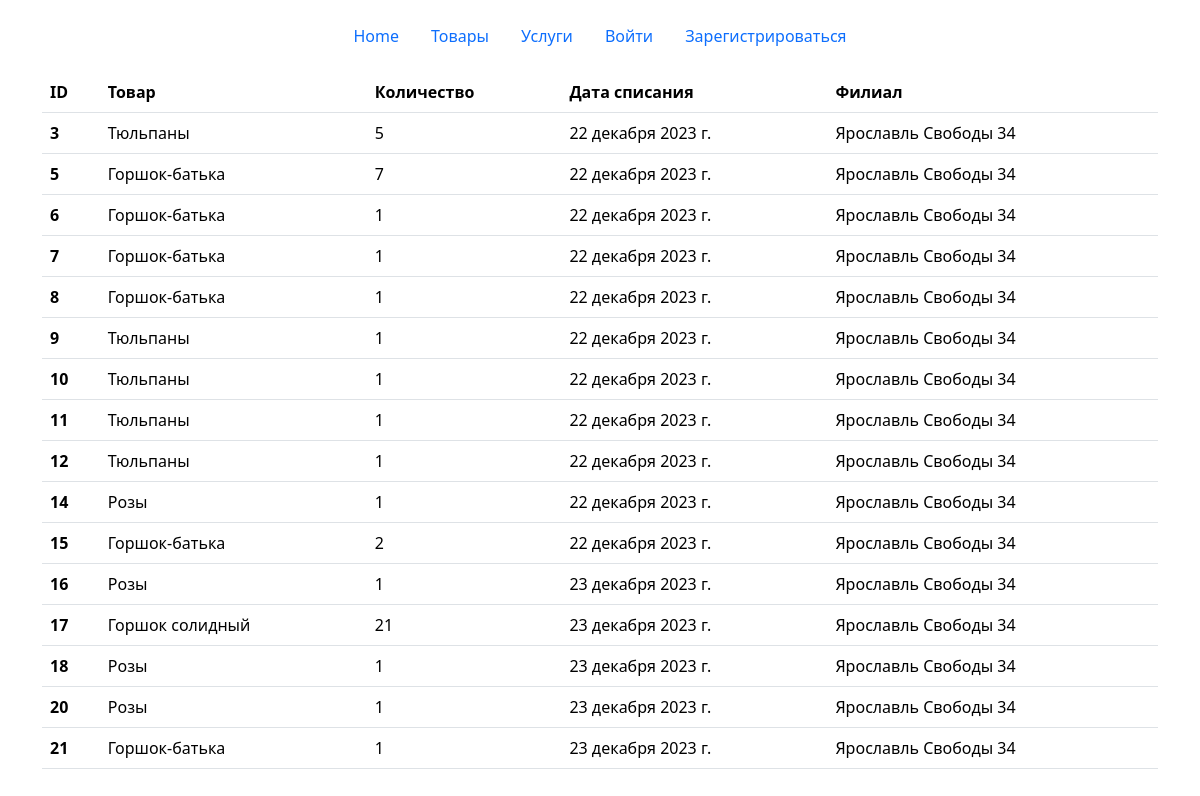
Screenshot of /write_offs/1/ with the database file from the repository.
### main/models.py (models this page shows, shortened)
class Write_offs(models.Model):
    product = models.ForeignKey(Products, on_delete=models.CASCADE, verbose_name='Продукт', blank=True, null=True)
    filial = models.ForeignKey(Filials, on_delete=models.CASCADE, verbose_name='Филиал', blank=True, null=True)
    date = models.DateField(verbose_name='Дата', blank=True, null=True)
    quantity = models.IntegerField(verbose_name='Количество', blank=True, null=True)
    class Meta:
        verbose_name = 'Списание'
        verbose_name_plural = 'Списания'

class Products(models.Model):
    name = models.CharField(max_length=50, verbose_name='Название', blank=True, null=True)
    type_product = models.ForeignKey(Types_products, on_delete=models.CASCADE, verbose_name='Тип продукта', blank=True,
                                     null=True)
    cost = models.FloatField(verbose_name='Стоимость', blank=True, null=True)
    photo = models.ImageField(upload_to='products', verbose_name='Фото', blank=True, null=True)
    stock_balance = models.IntegerField(verbose_name='Остаток на складе', blank=True, null=True)
    sheif_life = models.IntegerField(verbose_name='Срок годности', blank=True, null=True)
    def __str__(self):
        return f'{self.name}'
    class Meta:
        verbose_name = 'Товар'
        verbose_name_plural = 'Товары'

class Filials(models.Model):
    city = models.CharField(max_length=50, verbose_name='Город', blank=True, null=True)
    street = models.CharField(max_length=50, verbose_name='Улица', blank=True, null=True)
    house = models.CharField(max_length=50, verbose_name='Дом', blank=True, null=True)
    email = models.CharField(max_length=50, verbose_name='Email', blank=True, null=True)
    phone = models.CharField(max_length=50, verbose_name='Телефон', blank=True, null=True)
    def __str__(self):
        return f'{self.city} {self.street} {self.house}'
    class Meta:
        verbose_name = 'Филиал'
        verbose_name_plural = 'Филиалы'

### main/views.py (the view)
# urls.py: path('write_offs/<int:pk>/', views.write_offs, name='write_offs'),
def write_offs(request, pk):
    write_offs = Write_offs.objects.filter(filial=pk)
    return render(request, 'write_offs.html', {'write_offs': write_offs})

### templates/write_offs.html
{% extends 'navbar.html' %}
{% block content %}
    <div class="container">
        <table class="table">
            <thead>
            <tr>
                <th scope="col">ID</th>
                <th scope="col">Товар</th>
                <th scope="col">Количество</th>
                <th scope="col">Дата списания</th>
                <th scope="col">Филиал</th>
            </tr>
            </thead>
            <tbody>
            {% for w in write_offs %}
                <tr>
                <th scope="row">{{ w.id }}</th>
                <td>{{ w.product }}</td>
                <td>{{ w.quantity }}</td>
                <td>{{ w.date }}</td>
                <td>{{ w.filial }}</td>
            {% endfor %}
            </tbody>
        </table>
    </div>
{% endblock %}

### rows the page displays
Write_offs: id "3", product "Тюльпаны", quantity "5", date "22 декабря 2023 г.", filial "Ярославль Свободы 34"
Write_offs: id "5", product "Горшок-батька", quantity "7", date "22 декабря 2023 г.", filial "Ярославль Свободы 34"
Write_offs: id "6", product "Горшок-батька", quantity "1", date "22 декабря 2023 г.", filial "Ярославль Свободы 34"
Write_offs: id "7", product "Горшок-батька", quantity "1", date "22 декабря 2023 г.", filial "Ярославль Свободы 34"
Write_offs: id "8", product "Горшок-батька", quantity "1", date "22 декабря 2023 г.", filial "Ярославль Свободы 34"
Write_offs: id "9", product "Тюльпаны", quantity "1", date "22 декабря 2023 г.", filial "Ярославль Свободы 34"
Write_offs: id "10", product "Тюльпаны", quantity "1", date "22 декабря 2023 г.", filial "Ярославль Свободы 34"
Write_offs: id "11", product "Тюльпаны", quantity "1", date "22 декабря 2023 г.", filial "Ярославль Свободы 34"
Write_offs: id "12", product "Тюльпаны", quantity "1", date "22 декабря 2023 г.", filial "Ярославль Свободы 34"
Write_offs: id "14", product "Розы", quantity "1", date "22 декабря 2023 г.", filial "Ярославль Свободы 34"
Write_offs: id "15", product "Горшок-батька", quantity "2", date "22 декабря 2023 г.", filial "Ярославль Свободы 34"
Write_offs: id "16", product "Розы", quantity "1", date "23 декабря 2023 г.", filial "Ярославль Свободы 34"
Write_offs: id "17", product "Горшок солидный", quantity "21", date "23 декабря 2023 г.", filial "Ярославль Свободы 34"
Write_offs: id "18", product "Розы", quantity "1", date "23 декабря 2023 г.", filial "Ярославль Свободы 34"
Write_offs: id "20", product "Розы", quantity "1", date "23 декабря 2023 г.", filial "Ярославль Свободы 34"
Write_offs: id "21", product "Горшок-батька", quantity "1", date "23 декабря 2023 г.", filial "Ярославль Свободы 34"
